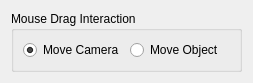
<?xml version="1.0" encoding="UTF-8"?>
<ui version="4.0">
 <class>InteractorStyleWidget</class>
 <widget class="QWidget" name="InteractorStyleWidget">
  <property name="geometry">
   <rect>
    <x>0</x>
    <y>0</y>
    <width>253</width>
    <height>77</height>
   </rect>
  </property>
  <property name="windowTitle">
   <string>Form</string>
  </property>
  <layout class="QVBoxLayout" name="verticalLayout">
   <item>
    <widget class="QGroupBox" name="groupBox">
     <property name="title">
      <string>Mouse Drag Interaction</string>
     </property>
     <layout class="QHBoxLayout" name="horizontalLayout">
      <item>
       <widget class="QRadioButton" name="moveCamBtn">
        <property name="text">
         <string>Move Camera</string>
        </property>
        <property name="checked">
         <bool>true</bool>
        </property>
       </widget>
      </item>
      <item>
       <widget class="QRadioButton" name="moveObjBtn">
        <property name="text">
         <string>Move Object</string>
        </property>
       </widget>
      </item>
     </layout>
    </widget>
   </item>
  </layout>
 </widget>
 <resources/>
 <connections/>
</ui>
